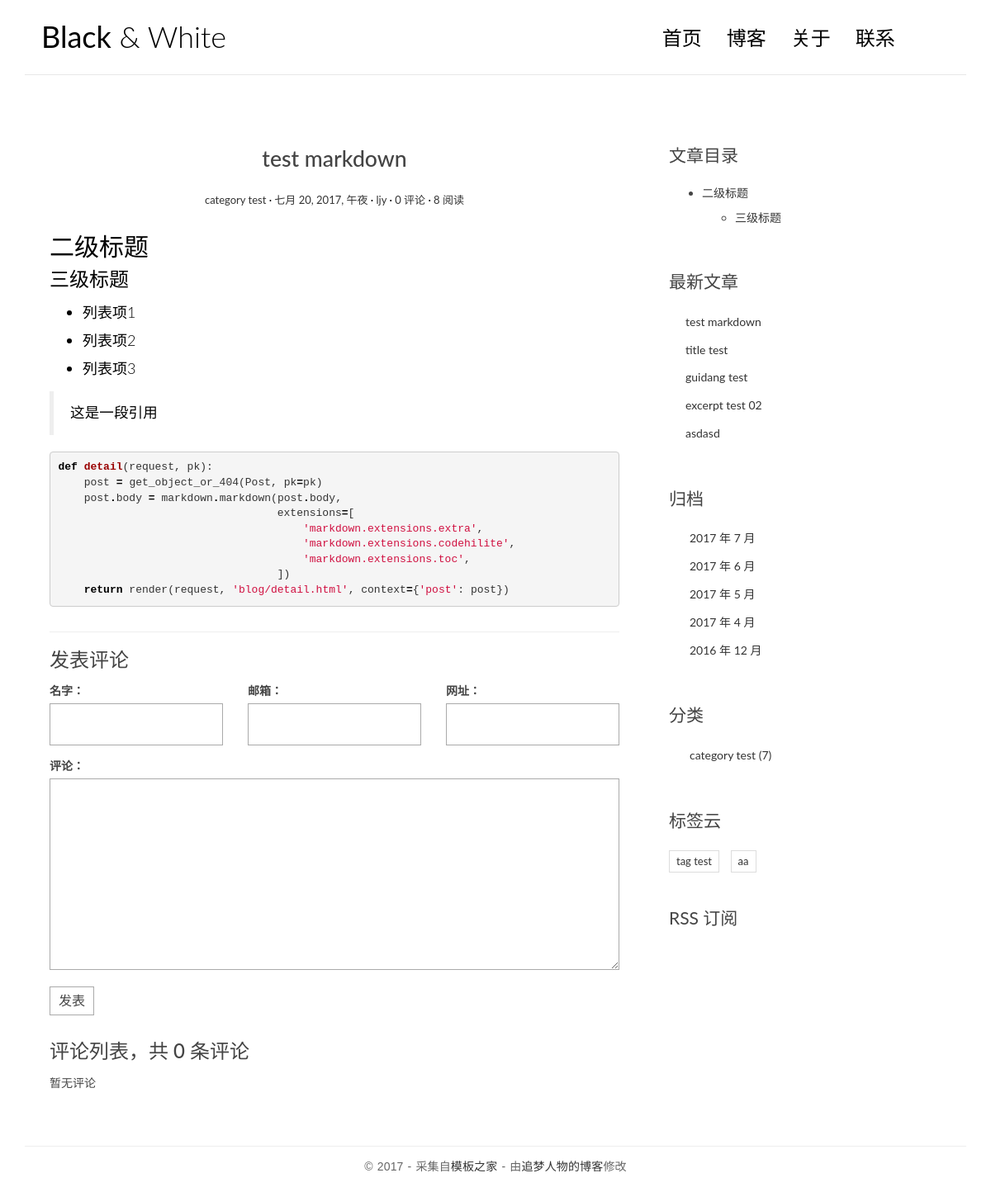
The app's page /post/2/ with its own data.
### blog/models.py (models this page shows, shortened)
class Post(models.Model):
	title = models.CharField(max_length=70)
	body = models.TextField()
	created_time = models.DateTimeField()
	modified_time = models.DateTimeField()
	excerpt = models.CharField(max_length=200, blank=True)
	category = models.ForeignKey(Category,on_delete=models.CASCADE)
	tags = models.ManyToManyField(Tag, blank=True)
	author = models.ForeignKey(User,on_delete=models.CASCADE)
	views = models.PositiveIntegerField(default=0)
	def get_absolute_url(self):
		return reverse('blog:detail',kwargs={'pk':self.pk})
	def increase_views(self):
		self.views += 1
		self.save(update_fields=['views'])
	def save(self,*args,**kwargs):
		if not self.excerpt:
			md = markdown.Markdown(extensions=['markdown.extensions.extra',
                'markdown.extensions.codehilite',])
			self.excerpt = strip_tags(md.convert(self.body))[:54]
		super(Post,self).save(*args,**kwargs)
	class Meta:
		ordering = ['-created_time']

class Category(models.Model):
	name = models.CharField(max_length=100)

class Tag(models.Model):
	name = models.CharField(max_length=100)

### blog/views.py (the view)
# urls.py: url(r'^post/(?P<pk>[0-9]+)/$',views.detail,name='detail'),
def detail(request,pk):
	post = get_object_or_404(Post,pk=pk)
	post.increase_views()
	md = markdown.Markdown(extensions=['markdown.extensions.extra',
                                    'markdown.extensions.codehilite',
                                    'markdown.extensions.toc',])
	post.body = md.convert(post.body)
	post.toc = md.toc
	form = CommentForm()
	comment_list = post.comment_set.all()
	context = {'post':post,
				'form':form,
				'comment_list':comment_list
			  }
	return render(request,'blog/detail.html',context=context)

### comments/forms.py
class CommentForm(forms.ModelForm):
	class Meta:
		model = Comment
		fields = ['name','email','url','text']

### blog/templatetags/blog_tags.py (called while the page is built)
@register.simple_tag
def get_recent_posts(num=5):
	return Post.objects.all().order_by('-created_time')[:num]

@register.simple_tag
def archives():
	return Post.objects.dates('created_time','month',order='DESC')

@register.simple_tag
def get_categories():
	return Category.objects.annotate(num_posts=Count('post')).filter(num_posts__gt=0)

@register.simple_tag
def get_tags():
	return Tag.objects.annotate(num_posts=Count('post')).filter(num_posts__gt=0)

### templates/blog/detail.html (shortened to what this page needs)
{% extends 'base.html' %}
{% block main %}
    <article class="post post-{{ post.pk }}">
  <header class="entry-header">
    <h1 class="entry-title">{{ post.title }}</h1>
    <div class="entry-meta">
      <span class="post-category"><a href="#">{{ post.category.name }}</a></span>
      <span class="post-date"><a href="#"><time class="entry-date"
                                                datetime="{{ post.created_time }}">{{ post.created_time }}</time></a></span>
      <span class="post-author"><a href="#">{{ post.author }}</a></span>
      <span class="comments-link"><a href="#">{{ post.comment_set.count }} 评论</a></span>
      <span class="views-count"><a href="#">{{ post.views }} 阅读</a></span>
    </div>
  </header>
  <div class="entry-content clearfix">
    {{ post.body|safe }}
  </div>
</article>
 <section class="comment-area" id="comment-area">
                    <hr>
                    <h3>发表评论</h3>
                    <form action="{% url 'comments:post_comment' post.pk %}" method="post" class="comment-form">
                        <div class="row">
                            <div class="col-md-4">
                                <label for="id_name">名字：</label>
                                {{ form.name }}
                            </div>
                            <div class="col-md-4">
                                <label for="id_email">邮箱：</label>
                                {{ form.email }}
                            </div>
                            <div class="col-md-4">
                                <label for="id_url">网址：</label>
                                {{ form.url }}
                            </div>
                            <div class="col-md-12">
                                <label for="id_comment">评论：</label>
                                {{ form.text }}
                                <button type="submit" class="comment-btn">发表</button>
                            </div>
                        </div>
                    </form>
                    <div class="comment-list-panel">
                        <h3>评论列表，共 <span>{{ post.comment_set.count }}</span> 条评论</h3>
                        <ul class="comment-list list-unstyled">
                            {% for comment in comment_list %}
                            <li class="comment-item">
                                <span class="nickname">{{ comment.name }}</span>
                                <time class="submit-date">{{ comment.created_time }}</time>
                                <div class="text">
                                    {{ comment.text }}
                                </div>
                            </li>
                            {% empty %}
                            暂无评论
                            {% endfor %}
                        </ul>
                    </div>
                </section>
{% endblock main %}
{% block toc %}
    <div class="widget widget-content">
        <h3 class="widget-title">文章目录</h3>
        {{ post.toc|safe }}
    </div>
{% endblock toc %}

### templates/base.html (shortened to what this page needs)
{% load staticfiles %}
{% load blog_tags %}
<!DOCTYPE html>
<html>
<head>
    <link rel="stylesheet" href="{% static 'blog/css/bootstrap.min.css' %}">
    <link rel="stylesheet" href="http://code.ionicframework.com/ionicons/2.0.1/css/ionicons.min.css">
    <link rel="stylesheet" href="{% static 'blog/css/pace.css' %}">
    <link rel="stylesheet" href="{% static 'blog/css/custom.css' %}">
    <link rel="stylesheet" href="{% static 'blog/css/highlights/github.css' %}">
</head>
<body>
<div class="container">
    <header id="site-header">
        <div class="row">
            <div class="col-md-4 col-sm-5 col-xs-8">
                <div class="logo">
                    <h1><a href="{% url 'blog:index' %}"><b>Black</b> &amp; White</a></h1>
                </div>
            </div>
            <div class="col-md-8 col-sm-7 col-xs-4">
                <nav class="main-nav" role="navigation">
                    <div class="collapse navbar-collapse" id="bs-example-navbar-collapse-1">
                        <ul class="nav navbar-nav navbar-right">
                            <li class="cl-effect-11"><a href="{% url 'blog:index' %}" data-hover="首页">首页</a></li>
                            <li class="cl-effect-11"><a href="full-width.html" data-hover="博客">博客</a></li>
                            <li class="cl-effect-11"><a href="about.html" data-hover="关于">关于</a></li>
                            <li class="cl-effect-11"><a href="contact.html" data-hover="联系">联系</a></li>
                        </ul>
                    </div>
                </nav>
            </div>
        </div>
    </header>
</div>
<div class="content-body">
    <div class="container">
        <div class="row">
            <main class="col-md-8">
                {% block main %}
				{% endblock main %}
            </main>
            <aside class="col-md-4">
                {% block toc %}
				{% endblock toc %}
                <div class="widget widget-recent-posts">
                    <h3 class="widget-title">最新文章</h3>
                    {% get_recent_posts as recent_post_list %}
                    <ul>
                        {% for post in recent_post_list %}
                        <li>
                            <a href="{{ post.get_absolute_url }}">{{ post.title }}</a>
                        </li>
                        {% empty %}
                        暂无文章！
                        {% endfor %}
                    </ul>
                </div>
                <div class="widget widget-archives">
                    <h3 class="widget-title">归档</h3>
                    {% archives as date_list %}
                    <ul>
                        {% for date in date_list %}
                        <li>
                            <a href="{% url 'blog:archives' date.year date.month %}">{{ date.year }} 年 {{ date.month }} 月</a>
                        </li>
                        {% empty %}
                        暂无归档！
                        {% endfor %}
                    </ul>
                </div>
                <div class="widget widget-category">
                    <h3 class="widget-title">分类</h3>
                    {% get_categories as category_list %}
                    <ul>
                        {% for category in category_list %}
                        <li>
                            <a href="{% url 'blog:category' category.pk %}">{{ category.name }} <span class="post-count">({{ category.num_posts }})</span></a>
                        </li>
                        {% empty %}
                        暂无分类！
                        {% endfor %}
                    </ul>
                </div>
                <div class="widget widget-tag-cloud">
                    <h3 class="widget-title">标签云</h3>
                    {% get_tags as tag_list %}
                    <ul>
                        {% for tag in tag_list %}
                        <li>
                            <a href="{% url 'blog:tag' tag.pk %}">{{ tag.name }}</a>
                        </li>
                        {% empty %}
                        暂无标签！
                        {% endfor %}
                    </ul>
                </div>
                <div class="rss">
                    <a href=""> RSS 订阅</a>
                </div>
            </aside>
        </div>
    </div>
</div>
<footer id="site-footer">
    <div class="container">
        <div class="row">
            <div class="col-md-12">
                <p class="copyright">&copy 2017 - 采集自<a href="http://www.cssmoban.com/"
                                                        target="_blank" title="模板之家">模板之家</a>
                    - 由<a href="http://zmrenwu.com/" title="网页模板" target="_blank">追梦人物的博客</a>修改
                </p>
            </div>
        </div>
    </div>
</footer>
</body>
</html>

### blog/static/blog/css/custom.css (style rules this page uses)
* { outline: none; }
h1, h2, h3, h4, h5, h6 { margin-top: 0; }
b { font-weight: 400; }
a { color: #333; }
body { color: #444; font-family: 'Lato', sans-serif; }
p { font-family: 'Ubuntu', sans-serif; font-weight: 400; word-spacing: 1px; letter-spacing: 0.01em; }
#site-header { background-color: #FFF; padding: 25px 20px; margin-bottom: 40px; border-bottom: 1px solid #e7e7e7; }
.logo h1 a { color: #000; }
.logo h1 { margin: 0; font-family: 'Lato', sans-serif; font-weight: 300; }
.main-nav { margin-top: 11px; max-width: 95%; }
.main-nav a { color: #000000 !important; padding: 0 0 5px 0 !important; margin-right: 30px; font-family: 'Lato', sans-serif; font-weight: 300; font-size: 24px; }
.cl-effect-11 a { padding: 10px 0; color: #0972b4; text-shadow: none; }
.cl-effect-11 a::before { position: absolute; top: 0; left: 0; overflow: hidden; padding: 0 0 5px 0 !important; max-width: 0; border-bottom: 1px solid #000; color: #000; content: attr(data-hover); white-space: nowrap; -webkit-transition: max-width 0.5s; -moz-transition: max-width 0.5s; transition: max-width 0.5s; }
.content-body { padding-bottom: 4em; }
.post { background: #fff; padding: 30px 30px 0; }
.entry-title { text-align: center; font-size: 1.9em; margin-bottom: 20px; line-height: 1.6; padding: 10px 20px 0; }
.entry-meta { text-align: center; color: #DDDDDD; font-size: 13px; margin-bottom: 30px; }
.entry-content { font-size: 18px; line-height: 1.9; font-weight: 300; color: #000; }
.post-category::after, .post-date::after, .post-author::after, .comments-link::after { content: ' ·'; color: #000; }
.widget { background: #fff; padding: 30px 0 0; }
.widget-title { font-size: 1.5em; margin-bottom: 20px; line-height: 1.6; padding: 10px 0 0; font-weight: 400; }
.widget-recent-posts ul { padding: 0; margin: 0; padding-left: 20px; }
.widget-recent-posts ul li { list-style-type: none; position: relative; line-height: 170%; margin-bottom: 10px; }
.widget-recent-posts ul li::before { content: '\f3d3'; font-family: "Ionicons"; position: absolute; left: -17px; top: 3px; font-size: 16px; color: #000; }
.widget-archives ul { padding: 0; margin: 0; padding-left: 25px; }
.widget-archives ul li { list-style-type: none; position: relative; line-height: 170%; margin-bottom: 10px; }
.widget-archives ul li::before { content: '\f3f3'; font-family: "Ionicons"; position: absolute; left: -25px; top: 1px; font-size: 16px; color: #000; }
.widget-category ul { padding: 0; margin: 0; padding-left: 25px; }
.widget-category ul li { list-style-type: none; position: relative; line-height: 170%; margin-bottom: 10px; }
.widget-category ul li::before { content: '\f3fe'; font-family: "Ionicons"; position: absolute; left: -25px; top: 1px; font-size: 18px; color: #000; }
.widget-tag-cloud ul { padding: 0; margin: 0; margin-right: -10px; }
.widget-tag-cloud ul li { list-style-type: none; font-size: 13px; display: inline-block; margin-right: 10px; margin-bottom: 10px; padding: 3px 8px; border: 1px solid #ddd; }
.widget-content ul ul { margin-top: 10px; }
.widget-content ul li { margin-bottom: 10px; }
.rss { font-size: 21px; margin-top: 30px; }
.rss a { color: #444; }
#site-footer { padding-top: 10px; padding: 0 0 1.5em 0; }
.copyright { text-align: center; padding-top: 1em; margin: 0; border-top: 1px solid #eee; color: #666; }
.contact-form input, .comment-form input { border: 1px solid #aaa; margin-bottom: 15px; width: 100%; padding: 15px 15px; font-size: 16px; line-height: 100%; transition: 0.4s border-color linear; }
.contact-form textarea, .comment-form textarea { border: 1px solid #aaa; margin-bottom: 15px; width: 100%; padding: 15px 15px; font-size: 16px; line-height: 20px !important; min-height: 183px; transition: 0.4s border-color linear; }
.comment-area { padding: 0 30px 0; }
.comment-form { margin-top: 15px; }
.comment-form .comment-btn { background-color: #fff; border: 1px solid #aaa; font-size: 16px; padding: 5px 10px; }
.comment-list-panel { margin-top: 30px; }
.comment-list { margin-top: 15px; }

### blog/static/blog/css/highlights/github.css (style rules this page uses)
.codehilite .k { color: #000000; font-weight: bold }
.codehilite .o { color: #000000; font-weight: bold }
.codehilite .nf { color: #990000; font-weight: bold }
.codehilite .w { color: #bbbbbb }
.codehilite .s1 { color: #d01040 }

### records on screen
Post: title "test markdown", category.name "category test", created_time "七月 20, 2017, 午夜", author "ljy", comment_set.count "0", views "8", body "二级标题 三级标题 列表项1 列表项2 列表项3 这是一段引用 def detail ( request , pk ): post = get_object_or_404 ( Post , pk = pk ) post . body = markdown . markdown ( post . body , extensions = [ 'markdown.extensions.extra' , 'markdown.extensions.codehilite' , 'markdown.extensions.toc' , ]) return render ( request , 'blog/detail.html' , context = { 'post' : post })", toc "二级标题 三级标题"
Post: title "title test"
Post: title "guidang test"
Post: title "excerpt test 02"
Post: title "asdasd"
Category: name "category test", num_posts "7"
Tag: name "tag test"
Tag: name "aa"

### other values on screen
{{ date.year }} "2017" "2017" "2017" "2017" "2016"
{{ date.month }} "7" "6" "5" "4" "12"
